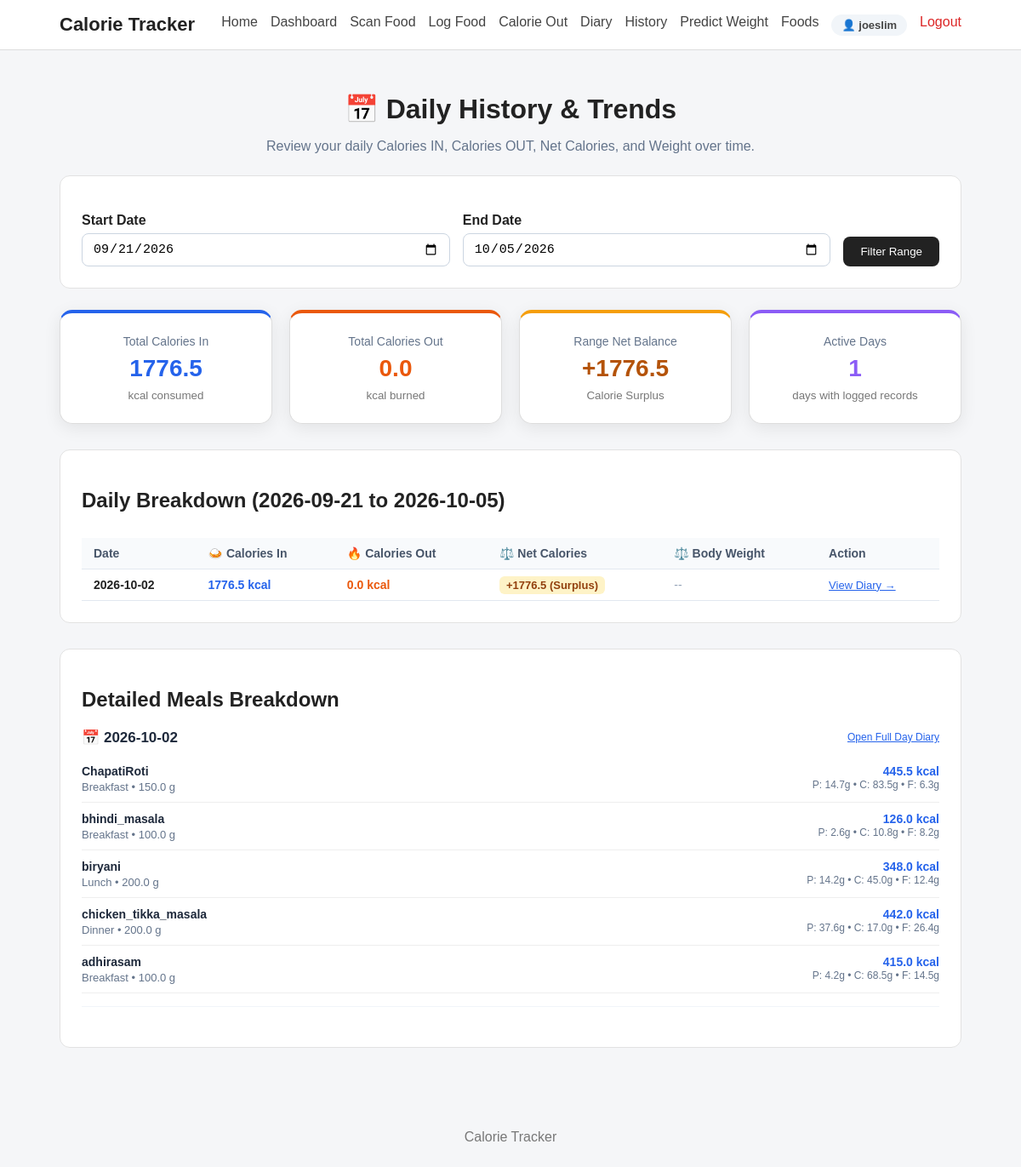
The app's page /history (signed in), older data.
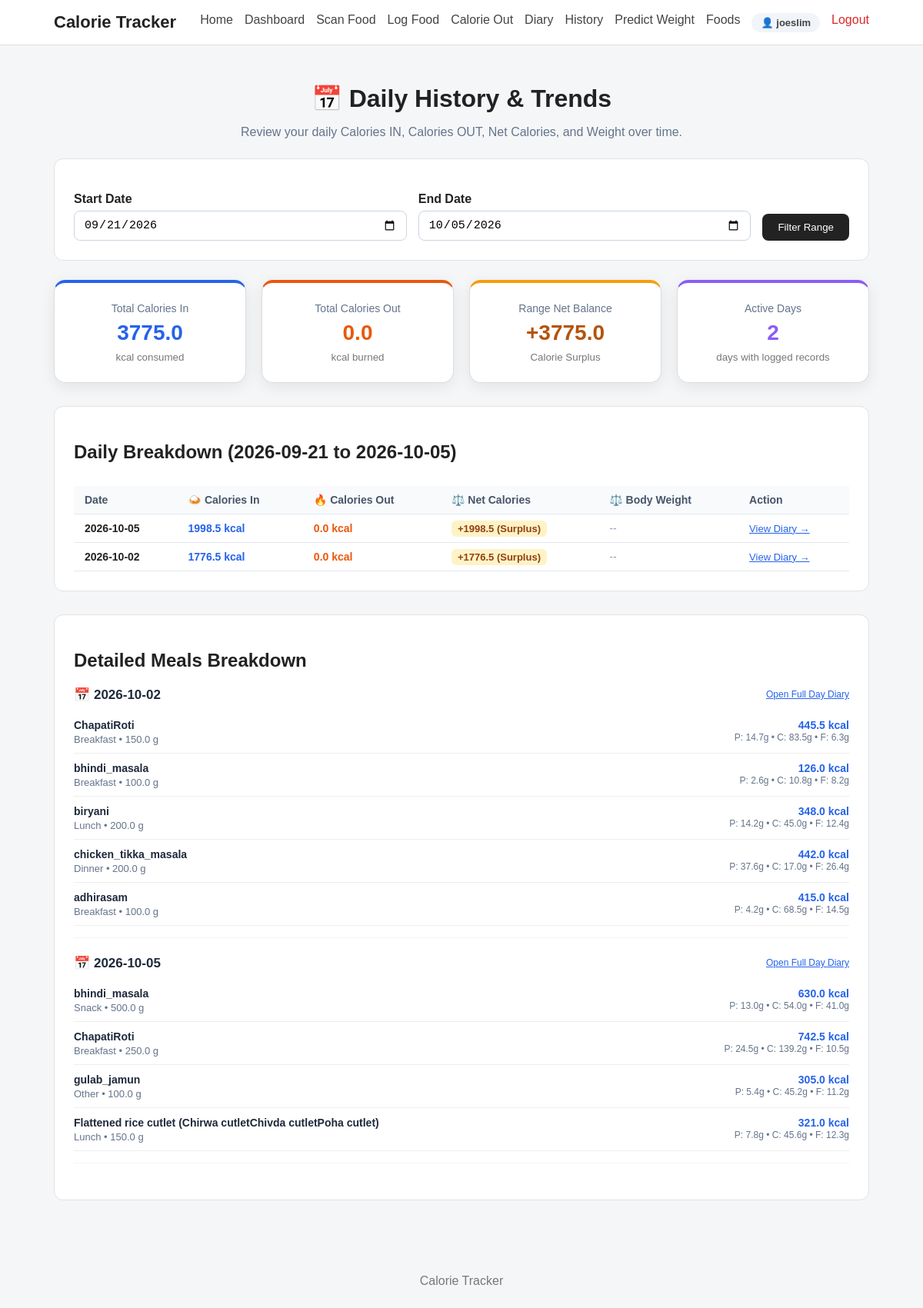
The same page, newer data.
### tables this page shows
CREATE TABLE calorie_in_records (
            id INTEGER PRIMARY KEY AUTOINCREMENT,
            user_id INTEGER NOT NULL,
            dish_name TEXT NOT NULL,
            quantity REAL NOT NULL,
            meal_type TEXT,
            calories REAL DEFAULT 0.0,
            carbohydrates REAL DEFAULT 0.0,
            protein REAL DEFAULT 0.0,
            fats REAL DEFAULT 0.0,
            free_sugar REAL DEFAULT 0.0,
            fibre REAL DEFAULT 0.0,
            sodium REAL DEFAULT 0.0,
            calcium REAL DEFAULT 0.0,
            iron REAL DEFAULT 0.0,
            vitamin_c REAL DEFAULT 0.0,
            folate REAL DEFAULT 0.0,
            notes TEXT DEFAULT '',
            recorded_date TEXT NOT NULL,
            recorded_time TEXT,
            created_at TIMESTAMP DEFAULT CURRENT_TIMESTAMP,
            FOREIGN KEY (user_id) REFERENCES users(id) ON DELETE CASCADE
        );

### app.py (the view)
@app.route(
    "/history",
    methods=["GET", "POST"]
)
@login_required
def history():
    user_id = session.get("user_id")
    if request.method == "POST":
        start_date = request.form.get("start_date", "").strip()
        end_date = request.form.get("end_date", "").strip()
    else:
        start_date = request.args.get("start_date", "").strip()
        end_date = request.args.get("end_date", "").strip()
    today = datetime.now()
    if not start_date and not end_date:
        end_date = today.strftime("%Y-%m-%d")
        start_date = (today - timedelta(days=14)).strftime("%Y-%m-%d")
    elif not start_date:
        start_date = (today - timedelta(days=14)).strftime("%Y-%m-%d")
    elif not end_date:
        end_date = today.strftime("%Y-%m-%d")
    try:
        start = datetime.strptime(start_date, "%Y-%m-%d")
        end = datetime.strptime(end_date, "%Y-%m-%d")
    except ValueError:
        flash("Please enter valid dates (YYYY-MM-DD).", "error")
        return redirect(url_for("history"))
    if start > end:
        flash("Start date must be before or equal to end date.", "error")
        return redirect(url_for("history"))
    daily_history = get_user_history_daily(user_id, start_date, end_date, order="DESC")
    entries = get_diary_range_user(user_id, start_date, end_date)
    grouped = group_by_date(entries)
    totals = calculate_totals(entries)
    total_in = float(totals.get("Calories (kcal)", 0.0))
    total_burned = float(sum(d["calories_out"] for d in daily_history))
    total_net = round(total_in - total_burned, 1)
    return render_template(
        "history.html",
        entries=entries,
        grouped=grouped,
        totals=totals,
        daily_history=daily_history,
        total_in=round(total_in, 1),
        total_burned=round(total_burned, 1),
        total_net=total_net,
        start_date=start_date,
        end_date=end_date
    )

### app.py (called while the page is built)
def login_required(view_func):
    @wraps(view_func)
    def wrapped_view(*args, **kwargs):
        if not session.get("user_id"):
            flash("Please log in to access this page.", "error")
            return redirect(url_for("login", next=request.path))
        return view_func(*args, **kwargs)
    return wrapped_view

@app.context_processor
def inject_user():
    user_id = session.get("user_id")
    if user_id:
        user = get_user_by_id(user_id)
        if user:
            return {"current_user": user, "logged_in": True}
    return {"current_user": None, "logged_in": False}

### database.py (called while the page is built)
def get_connection():
    connection = sqlite3.connect(
        DATABASE_PATH
    )
    connection.row_factory = sqlite3.Row
    connection.execute("PRAGMA foreign_keys = ON")
    return connection

def get_user_by_id(user_id):
    connection = get_connection()
    cursor = connection.cursor()
    cursor.execute("SELECT * FROM users WHERE id = ?", (user_id,))
    user = cursor.fetchone()
    connection.close()
    return user

### services/diary_service.py (called while the page is built)
def get_diary_range_user(user_id, start_date, end_date):
    if not user_id:
        return []
    return get_calorie_in_range(user_id, start_date, end_date)

### templates/history.html (shortened to what the changed rows need)
{% extends "base.html" %}
{% block content %}
<div class="page-header" style="text-align: center; margin-bottom: 25px;">
    <h1>📅 Daily History &amp; Trends</h1>
</div>
<div class="summary-grid" style="margin-bottom: 30px;">
    <div class="summary-card" style="border-top: 4px solid #2563eb;">
        <span style="color: #64748b; font-size: 14px;">Total Calories In</span>
        <strong style="color: #2563eb; font-size: 28px; margin: 8px 0;">
            {{ "%.1f"|format(total_in) }}
        </strong>
        <small>kcal consumed</small>
    </div>
    <div class="summary-card" style="border-top: 4px solid {% if total_net > 0 %}#f59e0b{% elif total_net < 0 %}#10b981{% else %}#64748b{% endif %};">
        <span style="color: #64748b; font-size: 14px;">Range Net Balance</span>
        <strong style="color: {% if total_net > 0 %}#b45309{% elif total_net < 0 %}#047857{% else %}#334155{% endif %}; font-size: 28px; margin: 8px 0;">
            {{ "%+.1f"|format(total_net) }}
        </strong>
        <small>
            {% if total_net > 0 %}
                Calorie Surplus
            {% elif total_net < 0 %}
                Calorie Deficit
            {% else %}
                Balanced
            {% endif %}
        </small>
    </div>
    <div class="summary-card" style="border-top: 4px solid #8b5cf6;">
        <span style="color: #64748b; font-size: 14px;">Active Days</span>
        <strong style="color: #8b5cf6; font-size: 28px; margin: 8px 0;">
            {{ daily_history|length }}
        </strong>
        <small>days with logged records</small>
    </div>
</div>
<div class="card" style="margin-bottom: 30px;">
    <h2>Daily Breakdown ({{ start_date }} to {{ end_date }})</h2>
    {% if daily_history %}
        <div style="overflow-x: auto;">
            <table class="styled-table">
                <thead>
                    <tr>
                        <th>Date</th>
                        <th>🍛 Calories In</th>
                        <th>🔥 Calories Out</th>
                        <th>⚖️ Net Calories</th>
                        <th>⚖️ Body Weight</th>
                        <th>Action</th>
                    </tr>
                </thead>
                <tbody>
                    {% for row in daily_history %}
                    <tr>
                        <td><strong>{{ row.date }}</strong></td>
                        <td style="color: #2563eb; font-weight: 600;">
                            {{ "%.1f"|format(row.calories_in) }} kcal
                        </td>
                        <td style="color: #ea580c; font-weight: 600;">
                            {{ "%.1f"|format(row.calories_out) }} kcal
                        </td>
                        <td>
                            {% if row.net_calories > 0 %}
                                <span style="background: #fef3c7; color: #92400e; padding: 3px 8px; border-radius: 6px; font-weight: 600; font-size: 13px;">
                                    +{{ "%.1f"|format(row.net_calories) }} (Surplus)
                                </span>
                            {% elif row.net_calories < 0 %}
                                <span style="background: #d1fae5; color: #065f46; padding: 3px 8px; border-radius: 6px; font-weight: 600; font-size: 13px;">
                                    {{ "%.1f"|format(row.net_calories) }} (Deficit)
                                </span>
                            {% else %}
                                <span style="background: #f1f5f9; color: #475569; padding: 3px 8px; border-radius: 6px; font-weight: 600; font-size: 13px;">
                                    0.0 (Balanced)
                                </span>
                            {% endif %}
                        </td>
                        <td>
                            {% if row.weight_kg is not none %}
                                <strong style="color: #7c3aed;">{{ "%.1f"|format(row.weight_kg) }} kg</strong>
                            {% else %}
                                <span style="color: #94a3b8;">--</span>
                            {% endif %}
                        </td>
                        <td>
                            <a href="{{ url_for('diary_date', date=row.date) }}" style="color: #2563eb; font-size: 13px; text-decoration: underline;">
                                View Diary &rarr;
                            </a>
                        </td>
                    </tr>
                    {% endfor %}
                </tbody>
            </table>
        </div>
    {% else %}
        <p class="empty-message" style="padding: 30px 20px;">
            No food or exercise entries found between {{ start_date }} and {{ end_date }}.
        </p>
    {% endif %}
</div>
{% if grouped %}
<div class="card">
    <h2>Detailed Meals Breakdown</h2>
    {% for date_key, date_entries in grouped.items() %}
    <div style="margin-bottom: 22px; border-bottom: 1px solid #f1f5f9; padding-bottom: 15px;">
        <div style="display: flex; justify-content: space-between; align-items: center; margin-bottom: 10px;">
            <h3 style="margin: 0; font-size: 17px; color: #1e293b;">
                📅 {{ date_key }}
            </h3>
            <a href="{{ url_for('diary_date', date=date_key) }}" style="font-size: 12px; color: #2563eb; text-decoration: underline;">
                Open Full Day Diary
            </a>
        </div>
        {% for entry in date_entries %}
        <div class="diary-entry" style="padding: 10px 0;">
            <div>
                <strong style="color: #1e293b; font-size: 14px;">{{ entry.dish_name }}</strong>
                <p style="margin: 2px 0 0; color: #64748b; font-size: 13px;">
                    {{ entry.meal_type|capitalize }} &bull; {{ entry.weight }} g
                </p>
            </div>
            <div style="text-align: right;">
                <strong style="color: #2563eb; font-size: 14px;">
                    {{ "%.1f"|format(entry.nutrition["Calories (kcal)"]) }} kcal
                </strong>
                <small style="display: block; color: #64748b; font-size: 12px;">
                    P: {{ "%.1f"|format(entry.nutrition["Protein (g)"]) }}g &bull;
                    C: {{ "%.1f"|format(entry.nutrition["Carbohydrates (g)"]) }}g &bull;
                    F: {{ "%.1f"|format(entry.nutrition["Fats (g)"]) }}g
                </small>
            </div>
        </div>
        {% endfor %}
    </div>
    {% endfor %}
</div>
{% endif %}
{% endblock %}

Row changes from the older to the newer data that the page shows:
added calorie_in_records: recorded_date "2026-10-05", dish_name "bhindi_masala", meal_type "Snack", weight "500.0", calories "630.0", protein "13.0", carbohydrates "54.0", fats "41.0"
added calorie_in_records: dish_name "ChapatiRoti", meal_type "Breakfast", weight "250.0", calories "742.5", protein "24.5", carbohydrates "139.2", fats "10.5", shown under "2026-10-05"
added calorie_in_records: dish_name "gulab_jamun", meal_type "Other", weight "100.0", calories "305.0", protein "5.4", carbohydrates "45.2", fats "11.2", shown under "2026-10-05"
added calorie_in_records: dish_name "Flattened rice cutlet (Chirwa cutletChivda cutletPoha cutlet)", meal_type "Lunch", weight "150.0", calories "321.0", protein "7.8", carbohydrates "45.6", fats "12.3", shown under "2026-10-05"
Text that changed along with them:
{{ "%.1f"|format(total_in) }}: "1776.5" → "3775.0"
{{ "%+.1f"|format(total_net) }}: "+1776.5" → "+3775.0"
{{ daily_history|length }}: "1" → "2"
new list line: "2026-10-05 1998.5 kcal 0.0 kcal + 1998.5 (Surplus) -- View Diary →"
